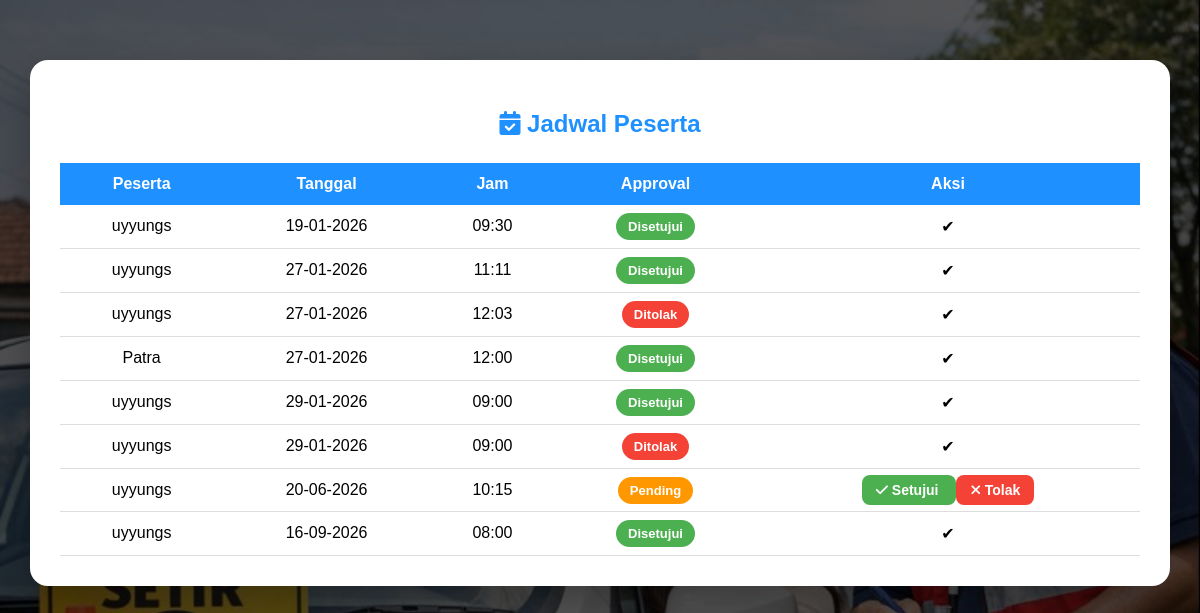
The page /Instruktur/jadwal.php (signed in) on the database its author committed.
### tables this page shows
CREATE TABLE `jadwal` (
  `jadwal_id` int(11) NOT NULL,
  `peserta_id` int(11) NOT NULL,
  `instruktur_id` int(11) NOT NULL,
  `mobil_id` int(11) NOT NULL,
  `tanggal` date NOT NULL,
  `jam` time NOT NULL,
  `harga` int(11) NOT NULL,
  `status` enum('belum_bayar','lunas','selesai') DEFAULT 'belum_bayar',
  `approval` enum('pending','disetujui','ditolak','') NOT NULL DEFAULT 'pending'
);

CREATE TABLE `peserta` (
  `peserta_id` int(11) NOT NULL,
  `nama_peserta` varchar(100) NOT NULL,
  `username` varchar(50) NOT NULL,
  `password` varchar(100) NOT NULL,
  `no_hp` varchar(20) NOT NULL
);

### Instruktur/jadwal.php (the view, shortened to what this page needs)
<?php
include "../koneksi.php";
$instruktur_id = $_SESSION['instruktur_id'];
?>
<!DOCTYPE html>
<html lang="id">
<head>
<link rel="stylesheet" href="https://cdnjs.cloudflare.com/ajax/libs/font-awesome/6.5.0/css/all.min.css">
</head>
<body>
<div class="container">
<h2><i class="fa fa-calendar-check"></i> Jadwal Peserta</h2>
<table>
<tr>
    <th>Peserta</th>
    <th>Tanggal</th>
    <th>Jam</th>
    <th>Approval</th>
    <th>Aksi</th>
</tr>
<?php
$q = mysqli_query($koneksi,"
SELECT j.*, p.nama_peserta
FROM jadwal j
JOIN peserta p ON j.peserta_id = p.peserta_id
WHERE j.instruktur_id = '$instruktur_id'
ORDER BY j.tanggal ASC
");
while($j = mysqli_fetch_assoc($q)){
?>
<tr>
<td><?= $j['nama_peserta'] ?></td>
<td><?= date('d-m-Y', strtotime($j['tanggal'])) ?></td>
<td><?= substr($j['jam'],0,5) ?></td>
<td>
<?php
if($j['approval']=='pending'){
    echo '<span class="badge pending">Pending</span>';
}elseif($j['approval']=='disetujui'){
    echo '<span class="badge setuju">Disetujui</span>';
}else{
    echo '<span class="badge tolak">Ditolak</span>';
}
?>
</td>
<td>
<?php if($j['approval']=='pending'){ ?>
    <a class="btn btn-yes"
       href="update_jadwal.php?id=<?= $j['jadwal_id'] ?>&aksi=setuju">
       <i class="fa fa-check"></i> Setujui
    </a>
    <a class="btn btn-no"
       href="update_jadwal.php?id=<?= $j['jadwal_id'] ?>&aksi=tolak"
       onclick="return confirm('Tolak jadwal ini?')">
       <i class="fa fa-times"></i> Tolak
    </a>
<?php } else { ?>
    ✔
<?php } ?>
</td>
</tr>
<?php } ?>
</table>
</div>
</body>
</html>

### Instruktur/jadwal.php (style rules this page uses)
body { margin:0; font-family:Arial, sans-serif; background: linear-gradient(rgba(0,0,0,.65), rgba(0,0,0,.65)), url('../assets/img/bg_kursus.jpg') center/cover fixed; }
.container { width:90%; max-width:1100px; margin:60px auto; background:white; padding:30px; border-radius:18px; box-shadow:0 15px 40px rgba(0,0,0,.3); }
h2 { text-align:center; color:#1e90ff; margin-bottom:25px; }
table { width:100%; border-collapse:collapse; }
th { background:#1e90ff; color:white; padding:12px; }
td { padding:12px; text-align:center; border-bottom:1px solid #ddd; }
.badge { padding:6px 12px; border-radius:20px; font-size:13px; font-weight:bold; }
.pending { background:#ff9800; color:white; }
.setuju { background:#4caf50; color:white; }
.tolak { background:#f44336; color:white; }
.btn { padding:7px 14px; border-radius:8px; text-decoration:none; font-weight:bold; font-size:14px; }
.btn-yes { background:#4caf50; color:white; }
.btn-no { background:#f44336; color:white; }

### rows shown on the page
jadwal: peserta.nama_peserta "uyyungs", tanggal "19-01-2026", jam "09:30", approval "Disetujui"
jadwal: peserta.nama_peserta "uyyungs", tanggal "27-01-2026", jam "11:11", approval "Disetujui"
jadwal: peserta.nama_peserta "uyyungs", tanggal "27-01-2026", jam "12:03", approval "Ditolak"
jadwal: peserta.nama_peserta "Patra", tanggal "27-01-2026", jam "12:00", approval "Disetujui"
jadwal: peserta.nama_peserta "uyyungs", tanggal "29-01-2026", jam "09:00", approval "Disetujui"
jadwal: peserta.nama_peserta "uyyungs", tanggal "29-01-2026", jam "09:00", approval "Ditolak"
jadwal: peserta.nama_peserta "uyyungs", tanggal "20-06-2026", jam "10:15", approval "Pending"
jadwal: peserta.nama_peserta "uyyungs", tanggal "16-09-2026", jam "08:00", approval "Disetujui"
